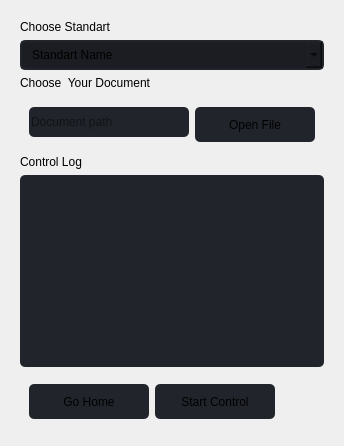
                        <widget class="QWidget" name="page">
                         <layout class="QHBoxLayout" name="horizontalLayout_7">
                          <item>
                           <widget class="QFrame" name="frame_right">
                            <property name="styleSheet">
                             <string notr="true">QFrame{ border: 0px}QPushButton { background-color: rgb(33, 37, 43); border: none;  border-radius: 5px; }
QPushButton:hover { background-color:  #434343; border-style: solid; border-radius: 4px; }
QPushButton:pressed { background-color: rgb(23, 26, 30); border-style: solid; border-radius: 4px; }
QLineEdit { background-color: rgb(33, 37, 43); border: none;  border-radius: 5px; }

QComboBox { background-color: rgb(33, 37, 43); border: none;  border-radius: 5px; }

QPlainTextEdit{ background-color: rgb(33, 37, 43); border: none;  border-radius: 5px; }
QComboBox{
	background-color: rgb(27, 29, 35);
	border-radius: 5px;
	border: 2px solid rgb(33, 37, 43);
	padding: 5px;
	padding-left: 10px;
}
QComboBox:hover{
	border: 2px solid rgb(64, 71, 88);
}
QComboBox::drop-down {
	subcontrol-origin: padding;
	subcontrol-position: top right;
	width: 25px; 
	border-left-width: 3px;
	border-left-color: rgba(39, 44, 54, 150);
	border-left-style: solid;
	border-top-right-radius: 3px;
	border-bottom-right-radius: 3px;	
	background-image: url(:/icons/images/icons/cil-arrow-bottom.png);
	background-position: center;
	background-repeat: no-reperat;
 }
QComboBox QAbstractItemView {
	color: rgb(85, 170, 255);	
	background-color: rgb(33, 37, 43);
	padding: 10px;
	selection-background-color: rgb(39, 44, 54);
}
</string>
                            </property>
                            <property name="frameShape">
                             <enum>QFrame::Shape::StyledPanel</enum>
                            </property>
                            <property name="frameShadow">
                             <enum>QFrame::Shadow::Raised</enum>
                            </property>
                            <layout class="QVBoxLayout" name="verticalLayout">
                             <item>
                              <widget class="QLabel" name="label_2">
                               <property name="styleSheet">
                                <string notr="true">font: 700 11pt &quot;72&quot;;</string>
                               </property>
                               <property name="text">
                                <string>Choose Standart</string>
                               </property>
                              </widget>
                             </item>
                             <item>
                              <widget class="QComboBox" name="comboBox">
                               <property name="minimumSize">
                                <size>
                                 <width>0</width>
                                 <height>30</height>
                                </size>
                               </property>
                               <property name="styleSheet">
                                <string notr="true"/>
                               </property>
                               <property name="placeholderText">
                                <string>Standart Name</string>
                               </property>
                              </widget>
                             </item>
                             <item>
                              <widget class="QLabel" name="label_3">
                               <property name="styleSheet">
                                <string notr="true">font: 700 11pt &quot;72&quot;;</string>
                               </property>
                               <property name="text">
                                <string>Choose  Your Document</string>
                               </property>
                              </widget>
                             </item>
                             <item>
                              <widget class="QFrame" name="frame">
                               <property name="frameShape">
                                <enum>QFrame::Shape::StyledPanel</enum>
                               </property>
                               <property name="frameShadow">
                                <enum>QFrame::Shadow::Raised</enum>
                               </property>
                               <layout class="QHBoxLayout" name="horizontalLayout_9">
                                <item>
                                 <widget class="QLineEdit" name="lineEdit">
                                  <property name="minimumSize">
                                   <size>
                                    <width>0</width>
                                    <height>30</height>
                                   </size>
                                  </property>
                                  <property name="styleSheet">
                                   <string notr="true"/>
                                  </property>
                                  <property name="readOnly">
                                   <bool>true</bool>
                                  </property>
                                  <property name="placeholderText">
                                   <string>Document path</string>
                                  </property>
                                 </widget>
                                </item>
                                <item>
                                 <widget class="QPushButton" name="pushButton">
                                  <property name="minimumSize">
                                   <size>
                                    <width>120</width>
                                    <height>35</height>
                                   </size>
                                  </property>
                                  <property name="maximumSize">
                                   <size>
                                    <width>120</width>
                                    <height>30</height>
                                   </size>
                                  </property>
                                  <property name="text">
                                   <string>Open File</string>
                                  </property>
                                 </widget>
                                </item>
                               </layout>
                              </widget>
                             </item>
                             <item>
                              <widget class="QLabel" name="label">
                               <property name="styleSheet">
                                <string notr="true">font: 700 11pt &quot;72&quot;;</string>
                               </property>
                               <property name="text">
                                <string>Control Log</string>
                               </property>
                              </widget>
                             </item>
                             <item>
                              <widget class="QPlainTextEdit" name="plainTextEdit">
                               <property name="styleSheet">
                                <string notr="true"/>
                               </property>
                               <property name="readOnly">
                                <bool>true</bool>
                               </property>
                              </widget>
                             </item>
                             <item>
                              <widget class="QFrame" name="frame_2">
                               <property name="frameShape">
                                <enum>QFrame::Shape::StyledPanel</enum>
                               </property>
                               <property name="frameShadow">
                                <enum>QFrame::Shadow::Raised</enum>
                               </property>
                               <layout class="QHBoxLayout" name="horizontalLayout_10">
                                <item>
                                 <widget class="QPushButton" name="pushButton_3">
                                  <property name="minimumSize">
                                   <size>
                                    <width>120</width>
                                    <height>35</height>
                                   </size>
                                  </property>
                                  <property name="maximumSize">
                                   <size>
                                    <width>120</width>
                                    <height>30</height>
                                   </size>
                                  </property>
                                  <property name="text">
                                   <string>Go Home</string>
                                  </property>
                                 </widget>
                                </item>
                                <item>
                                 <widget class="QPushButton" name="pushButton_2">
                                  <property name="minimumSize">
                                   <size>
                                    <width>120</width>
                                    <height>35</height>
                                   </size>
                                  </property>
                                  <property name="maximumSize">
                                   <size>
                                    <width>120</width>
                                    <height>30</height>
                                   </size>
                                  </property>
                                  <property name="text">
                                   <string>Start Control</string>
                                  </property>
                                 </widget>
                                </item>
                                <item>
                                 <spacer name="horizontalSpacer">
                                  <property name="orientation">
                                   <enum>Qt::Orientation::Horizontal</enum>
                                  </property>
                                  <property name="sizeHint" stdset="0">
                                   <size>
                                    <width>40</width>
                                    <height>20</height>
                                   </size>
                                  </property>
                                 </spacer>
                                </item>
                               </layout>
                              </widget>
                             </item>
                            </layout>
                           </widget>
                          </item>
                         </layout>
                        </widget>
